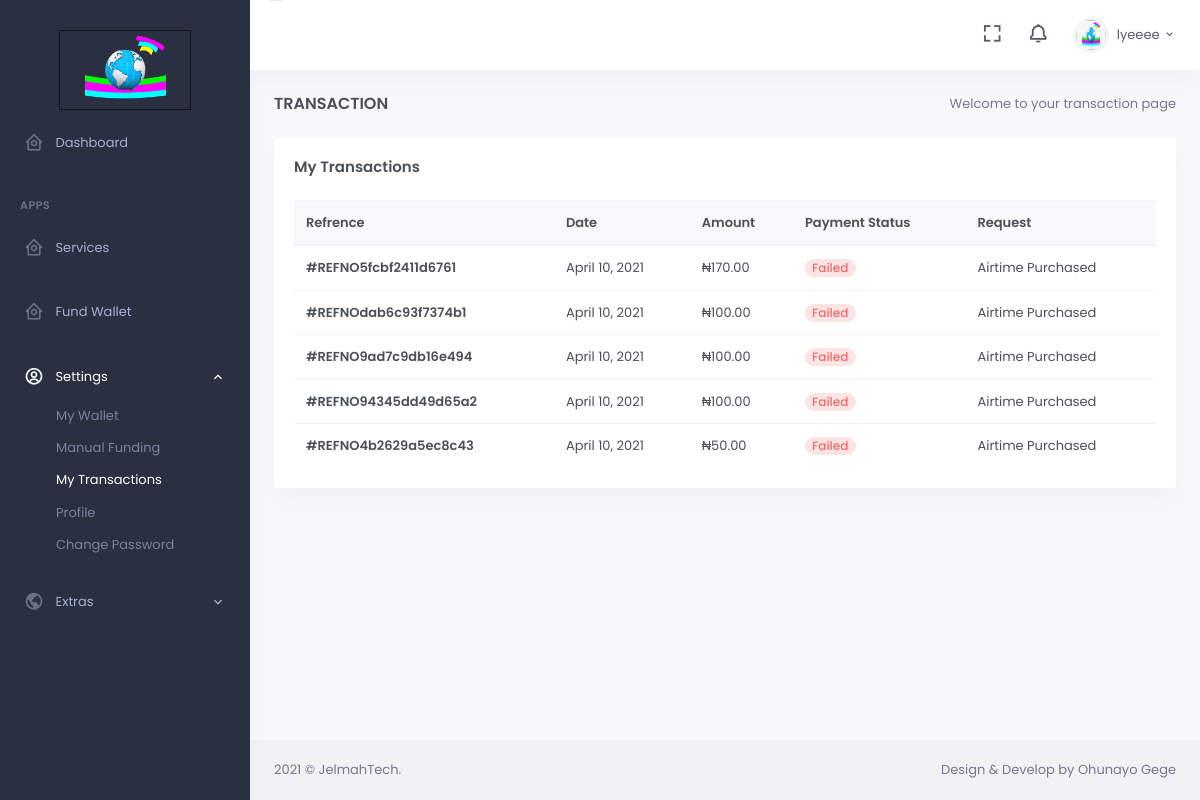
Page /transactionhistory (signed in) on the earlier database version.
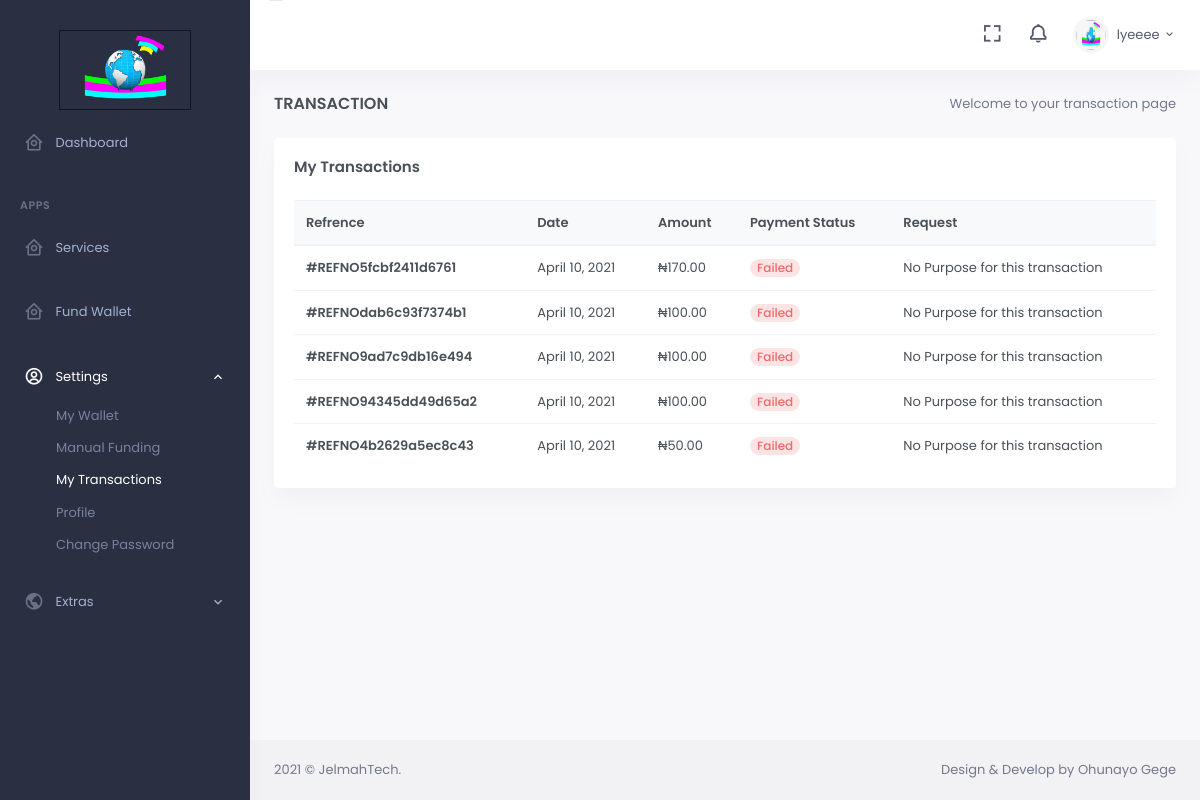
Same page on the later database version.
### web/models.py (models this page shows, shortened)
class PayHistory(models.Model):
	pur = (
		("datas", "Data"),
		("airtime", "Airtime"),
		("wallet", "Wallet"),
		("bill", "Bill"),
		("other", "Other")
	)
	user = models.ForeignKey(User, on_delete=models.CASCADE, default=None)
	paystack_charge_id = models.CharField(max_length=100, default='', blank=True)
	paystack_access_code = models.CharField(max_length=100, default='', blank=True)
	amount = models.DecimalField(max_digits=10, decimal_places=2, default=0.00)
	purpose = models.CharField(max_length=100, default='wallet', choices=pur)
	status = models.CharField(max_length=100, default='')
	paid = models.BooleanField(default=False)
	date = models.DateTimeField(auto_now_add=True)

### web/views.py (the view)
# urls.py: url(r'transactionhistory', views.transactionhistory, name='transactionhistory'),
def transactionhistory (request):
	pay_history = PayHistory.objects.filter(user=request.user).order_by('id').reverse()
	context = {
		'pay_history': pay_history
	}
	return render (request, 'transactionhistory.html', context)

### web/context_processor.py (called while the page is built)
def user_notifications(request):
    if request.user.is_authenticated == True:
        notifications = UserNotification.objects.filter(user=request.user)
        notifications_count = UserNotification.objects.filter(user=request.user).exclude(read=True).count()
        return {
            'notifications': notifications,
            'notifications_count': notifications_count
        }
    else:
        notifications = UserNotification.objects.all()
        return {
            'notifications': notifications
        }

### web/templates/transactionhistory.html (shortened to what the changed rows need)
{% extends 'app.html' %}
{% block body %}
{% load humanize %}
            <div class="main-content">
                <div class="page-content">
                    <div class="container-fluid">
                        <div class="row">
                            <div class="col-lg-12">
                                <div class="card">
                                    <div class="card-body">
                                        <div class="table-responsive">
                                            <table class="table table-centered table-nowrap mb-0">
                                                <thead class="thead-light">
                                                    <tr>
                                                        <th>Refrence</th>
                                                        <th>Date</th>
                                                        <th>Amount</th>
                                                        <th>Payment Status</th>
                                                        <th>Request</th>
                                                    </tr>
                                                </thead>
                                                <tbody>
                                                    {% for pay in pay_history %}
                                                    <tr>
                                                        <td><a href="javascript: void(0);" class="text-body font-weight-bold">#{{ pay.paystack_charge_id }}</a> </td>
                                                        <td>
                                                            {{ pay.date.date }}
                                                        </td>
                                                        <td>
                                                            ₦{{ pay.amount|intcomma }}
                                                        </td>
                                                        <td>
                                                            {% if pay.paid == True %}
                                                                <span class="badge badge-pill badge-soft-success font-size-12">Success</span>
                                                            {% else %}
                                                                <span class="badge badge-pill badge-soft-danger font-size-12">Failed</span>
                                                            {% endif %}
                                                        </td>
                                                        <td>
                                                            {% if pay.purpose == 'wallet' %}
                                                                Wallet funding
                                                            {% elif pay.purpose == 'airtime' %}
                                                                Airtime Purchased
                                                            {% elif pay.purpose == 'datas' %}
                                                                Data Purchased
                                                            {% elif pay.purpose == 'bill' %}
                                                                Bill Settlement
                                                            {% elif pay.purpose == 'other' %}
                                                                Other Bill Settlement
                                                            {% else %}
                                                                No Purpose for this transaction
                                                            {% endif %}
                                                        </td>
                                                    </tr>
                                                    {% endfor %}
                                                </tbody>
                                            </table>
                                        </div>
                                    </div>
                                </div>
                            </div>
                        </div>
                    </div>
                </div>
</div>
{% endblock %}

Differences in the rows shown:
changed PayHistory "REFNO5fcbf2411d6761": purpose "Airtime Purchased" → "No Purpose for this transaction"
changed PayHistory "REFNOdab6c93f7374b1": purpose "Airtime Purchased" → "No Purpose for this transaction"
changed PayHistory "REFNO9ad7c9db16e494": purpose "Airtime Purchased" → "No Purpose for this transaction"
changed PayHistory "REFNO94345dd49d65a2": purpose "Airtime Purchased" → "No Purpose for this transaction"
changed PayHistory "REFNO4b2629a5ec8c43": purpose "Airtime Purchased" → "No Purpose for this transaction"
